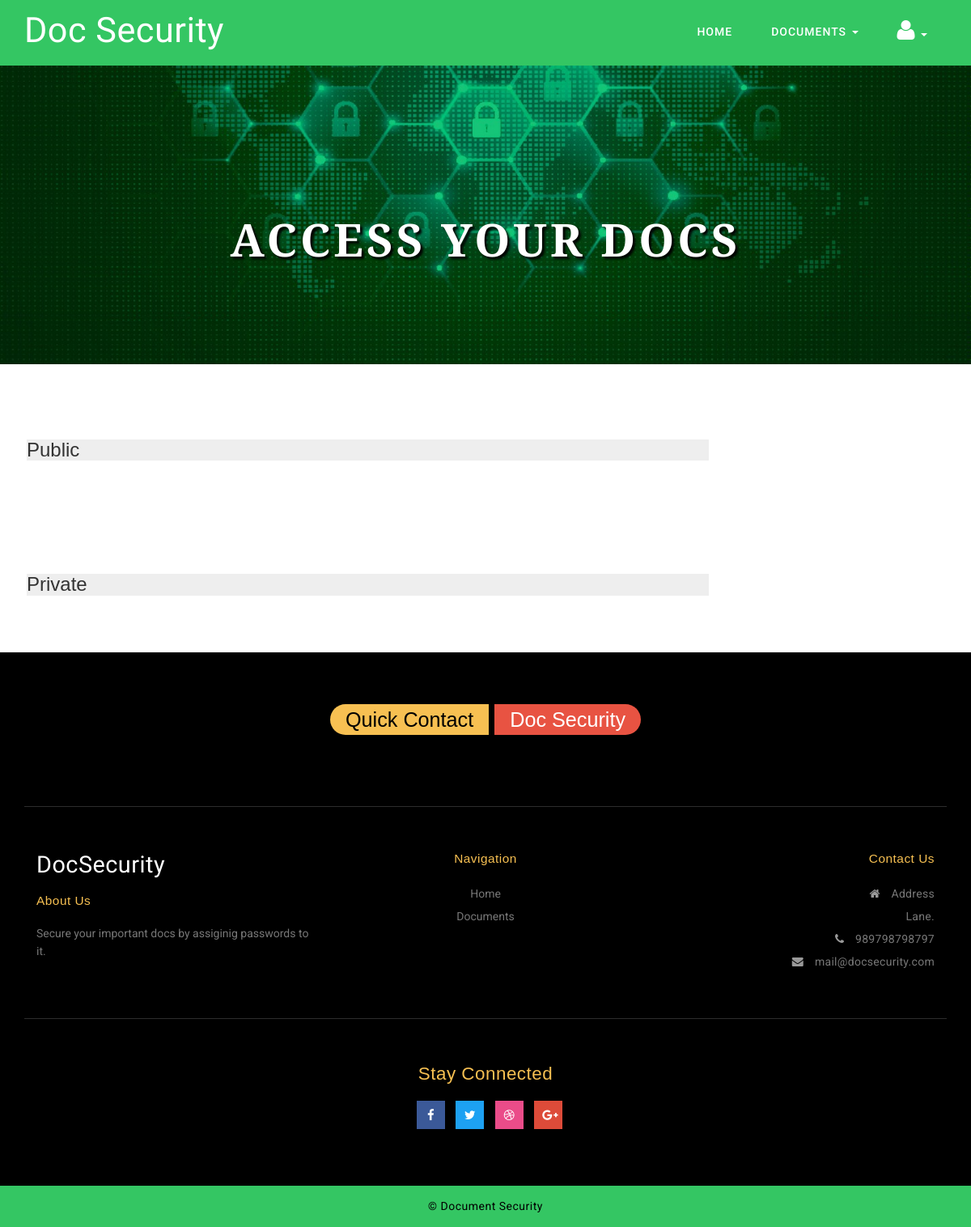
The page /doc2/ (signed in) on the database as committed earlier.
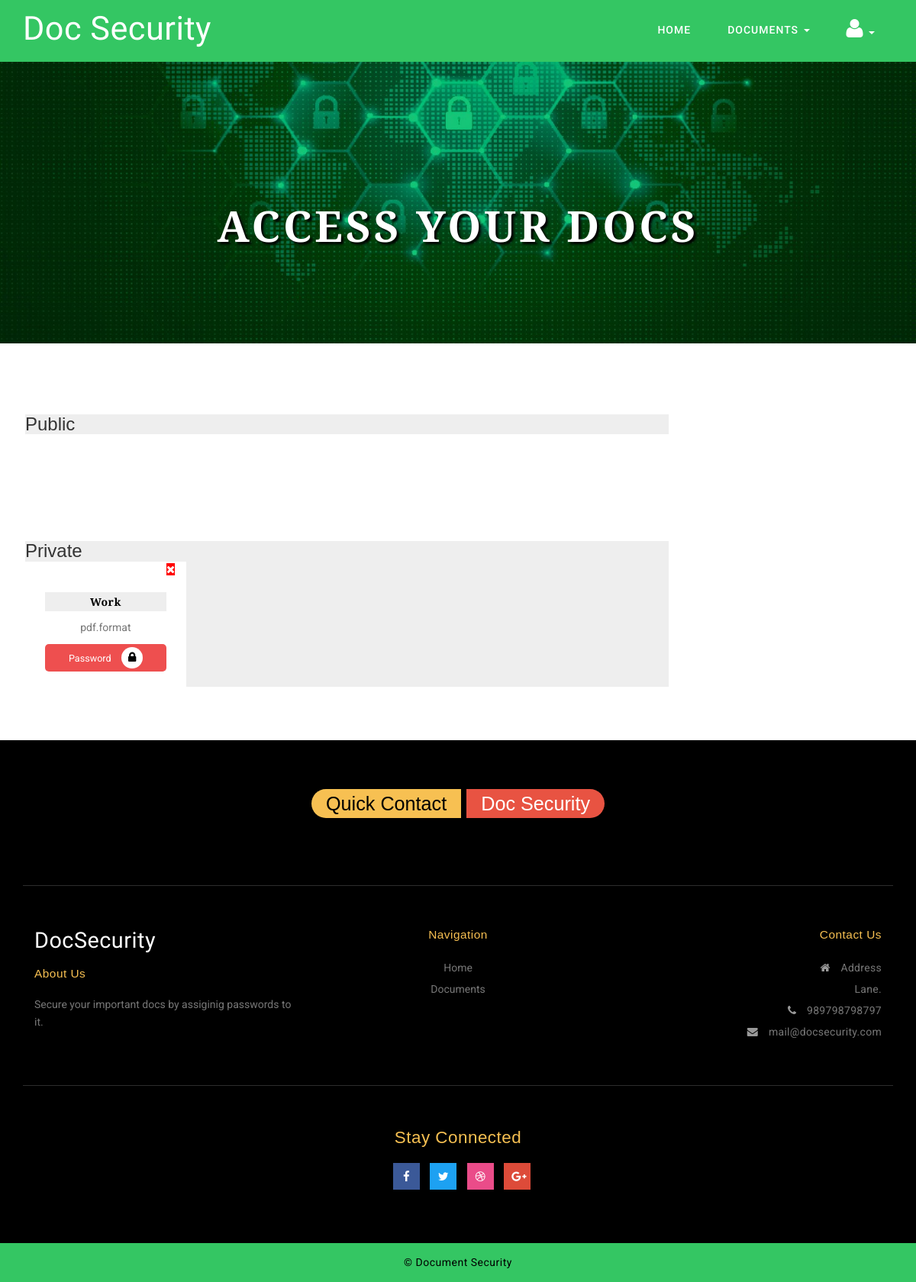
The same page on the database as committed later.
### userportal/models.py (models this page shows, shortened)
class Private_Doc(models.Model):
	p_id = models.AutoField(primary_key=True)
	pdoc_user = models.ForeignKey(User, on_delete=models.CASCADE)
	pdoc_category = models.CharField(max_length=20)
	pdoc_title = models.CharField(max_length=30)
	pdoc_tech = models.CharField(max_length=30)
	pdoc_pass = models.CharField(max_length=20)
	pdoc = models.FileField(upload_to='userportal/document')

### userportal/views.py (the view)
# urls.py: path('doc2/', views.doc2, name='document'),
def doc2(request):
	doc = Doc_Detail.objects.filter(doc_user = request.user)
	doc2 = Private_Doc.objects.filter(pdoc_user = request.user)
	return render(request, 'doc2.html', {'doc1' : doc, 'doc2': doc2})

### userportal/templates/doc2.html (shortened to what this page needs)
{% extends 'base.html' %}
{% load static %}
{% block body %}
{% if user.is_authenticated %}
	{% block content %}
	{% if user.is_authenticated %}
		<li class="dropdown">
                                <a href="#" class="dropdown-toggle effect-3" data-toggle="dropdown">Documents
                                    <b class="caret"></b>
                                </a>
                            </li>
		<li>
		<a href="#" class="dropdown-toggle effect-3" data-toggle="dropdown">
			<span class="fa fa-user nav-icon" aria-hidden="true">{{ request.user.first_name}}</span>
            <b class="caret"></b>
        </a>
    	</li>
    {% else %}
   	<a href="/login/" title="SignIn & SignUp">
   		<span class="fa fa-user nav-icon" aria-hidden="true"></span>
   	</a>
    {% endif %}
	{% endblock %}
    <div class="banner-bg-inner">
            <div class="banner-text-inner">
                <div class="container">
                    <h2 class="title-inner">
                        Access Your docs
                    </h2>
                </div>
            </div>
        </div>
    <div class="innerf-pages section">
            <div class="container-cart">
                <div class="left-ads-display col-md-9">
                    <div class="wrapper_top_shop">
                        <div class="product-sec1">
                            <h3>Public</h3>
                        </div>
                    </div>
                </div>
            </div>
        </div>
    <div class="innerf-pages section">
            <div class="container-cart">
                <div class="left-ads-display col-md-9">
                    <div class="wrapper_top_shop">
                        <div class="product-sec1">
                            <h3>Private</h3>
                            {% for j in doc2 %}
                            <div class="col-md-3 product-men">
                                <a href="/pdel/{{j.p_id}}/"  id="delbtn" >
                                    <i class="fa fa-times" aria-hidden="true"></i>
                                </a>
                                <div class="product-chr-info chr">
                                    <div class="caption">
                                        <h4>{{j.pdoc_title}}</h4>
                                        <p>{{j.pdoc_category}}.format</p>
                                        {% if yes == "yes" %}
                                            <a href="{{ j.pdoc.url }}" class="btn btn-secondary" target="_blank">
                                                <button type="submit" class="chr-cart pchr-cart">Download Now
                                                    <i class="fa fa-download" aria-hidden="true"></i>
                                                </button>
                                            </a>
                                        {% else %}
                                            <button data-toggle="modal" data-target="#private"
                                            type="submit"  class="chr-cart pchr-cart">
                                            Password
                                            <i class="fa fa-lock" aria-hidden="true"></i>
                                            </button>
                                        {% endif %}
                                    </div>
                                </div>
                            </div>
                        {% endfor %}
                        </div>
                        <div class="clearfix"></div>
                    </div>
                </div>
            </div>
        </div>
{% endif %}
{% endblock %}

Rows that differ between the two databases and show on the page:
added Private_Doc: pdoc_title "Work", pdoc_category "pdf"
